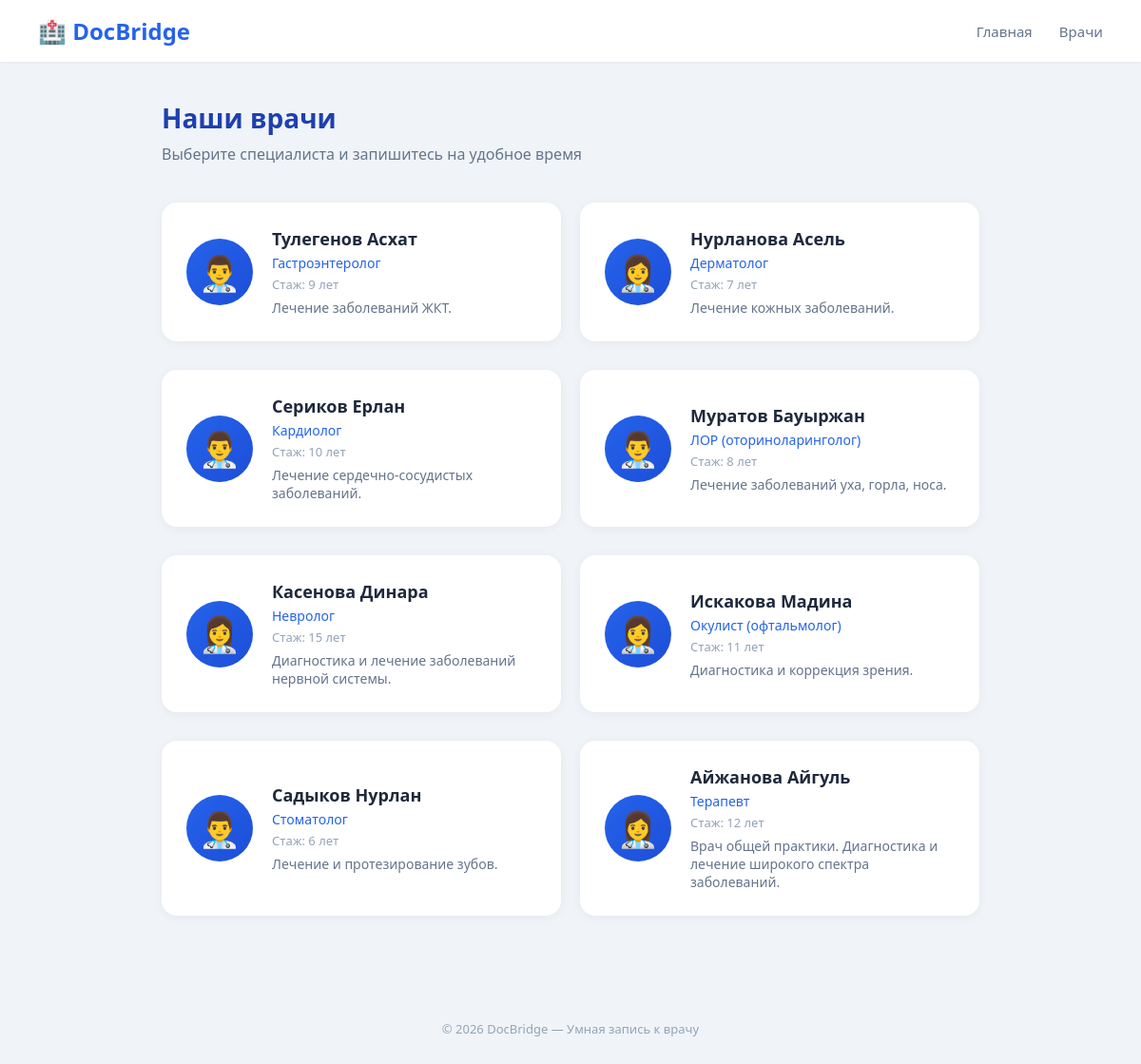
Page /doctors on the committed database.
### tables this page shows
CREATE TABLE doctors (
            id INTEGER PRIMARY KEY AUTOINCREMENT,
            name TEXT NOT NULL,
            specialization TEXT NOT NULL,
            experience_years INTEGER,
            photo_url TEXT,
            description TEXT
        );

### app.py (the view)
@app.route('/doctors')
def doctors_list():
    conn = get_db()
    cursor = conn.cursor()
    cursor.execute('SELECT * FROM doctors ORDER BY specialization')
    doctors = cursor.fetchall()
    conn.close()
    return render_template('doctors.html', doctors=doctors)

### models.py (called while the page is built)
def get_db():
    conn = sqlite3.connect(DATABASE)
    conn.row_factory = sqlite3.Row
    return conn

### templates/doctors.html (shortened to what this page needs)
{% extends "base.html" %}
{% block content %}
<h1 class="page-title">Наши врачи</h1>
<p class="page-subtitle">Выберите специалиста и запишитесь на удобное время</p>
<div class="doctors-grid">
    {% for doctor in doctors %}
    <a href="/doctor/{{ doctor.id }}" class="doctor-card">
        <div class="doctor-avatar">{{ doctor.photo_url or '👨‍⚕️' }}</div>
        <div class="doctor-info">
            <h4>{{ doctor.name }}</h4>
            <p class="spec">{{ doctor.specialization }}</p>
            <p class="exp">Стаж: {{ doctor.experience_years }} лет</p>
            {% if doctor.description %}
            <p class="desc">{{ doctor.description[:100] }}{% if doctor.description|length > 100 %}...{% endif %}</p>
            {% endif %}
        </div>
    </a>
    {% endfor %}
</div>
{% endblock %}

### templates/base.html (shortened to what this page needs)
<!DOCTYPE html>
<html lang="ru">
<head>
    <link rel="stylesheet" href="{{ url_for('static', filename='css/style.css') }}">
</head>
<body>
    <nav class="navbar">
        <a href="/" class="navbar-brand">🏥 DocBridge</a>
        <ul class="navbar-links">
            <li><a href="/">Главная</a></li>
            <li><a href="/doctors">Врачи</a></li>
        </ul>
    </nav>
    <main class="container">
        {% block content %}{% endblock %}
    </main>
    <footer class="footer">
        <p>© 2026 DocBridge — Умная запись к врачу</p>
    </footer>
</body>
</html>

### static/css/style.css (style rules this page uses)
* { margin: 0; padding: 0; box-sizing: border-box; }
body { font-family: 'Segoe UI', Tahoma, Geneva, Verdana, sans-serif; background: #f0f4f8; color: #1e293b; min-height: 100vh; }
.navbar { background: white; padding: 16px 40px; box-shadow: 0 1px 3px rgba(0,0,0,0.06); display: flex; justify-content: space-between; align-items: center; }
.navbar-brand { font-size: 24px; font-weight: 700; color: #2563eb; text-decoration: none; }
.navbar-links { display: flex; gap: 28px; list-style: none; }
.navbar-links a { text-decoration: none; color: #64748b; font-weight: 500; font-size: 15px; }
.container { max-width: 900px; margin: 0 auto; padding: 40px 20px; }
.doctor-card { background: white; border-radius: 16px; padding: 24px; margin-top: 10px; box-shadow: 0 2px 12px rgba(0,0,0,0.05); display: flex; gap: 20px; align-items: center; text-decoration: none; color: inherit; border: 2px solid transparent; transition: all 0.2s; }
.doctor-avatar { width: 70px; height: 70px; background: linear-gradient(135deg, #2563eb, #1d4ed8); border-radius: 50%; display: flex; align-items: center; justify-content: center; font-size: 36px; flex-shrink: 0; }
.doctor-info h4 { font-size: 18px; color: #1e293b; margin-bottom: 4px; }
.doctor-info .spec { color: #2563eb; font-weight: 500; font-size: 14px; }
.doctor-info .exp { color: #94a3b8; font-size: 13px; margin-top: 4px; }
.doctor-info .desc { color: #64748b; font-size: 14px; margin-top: 6px; }
.doctors-grid { display: grid; grid-template-columns: repeat(auto-fill, minmax(380px, 1fr)); gap: 20px; margin-top: 30px; }
.page-title { font-size: 28px; color: #1e40af; margin-bottom: 8px; }
.page-subtitle { color: #64748b; font-size: 16px; }
.footer { text-align: center; padding: 30px; color: #94a3b8; font-size: 13px; margin-top: 40px; }

### rows in the picture
doctors: photo_url "👨‍⚕️", name "Тулегенов Асхат", specialization "Гастроэнтеролог", experience_years "9", description "Лечение заболеваний ЖКТ."
doctors: photo_url "👩‍⚕️", name "Нурланова Асель", specialization "Дерматолог", experience_years "7", description "Лечение кожных заболеваний."
doctors: photo_url "👨‍⚕️", name "Сериков Ерлан", specialization "Кардиолог", experience_years "10", description "Лечение сердечно-сосудистых заболеваний."
doctors: photo_url "👨‍⚕️", name "Муратов Бауыржан", specialization "ЛОР (оториноларинголог)", experience_years "8", description "Лечение заболеваний уха, горла, носа."
doctors: photo_url "👩‍⚕️", name "Касенова Динара", specialization "Невролог", experience_years "15", description "Диагностика и лечение заболеваний нервной системы."
doctors: photo_url "👩‍⚕️", name "Искакова Мадина", specialization "Окулист (офтальмолог)", experience_years "11", description "Диагностика и коррекция зрения."
doctors: photo_url "👨‍⚕️", name "Садыков Нурлан", specialization "Стоматолог", experience_years "6", description "Лечение и протезирование зубов."
doctors: photo_url "👩‍⚕️", name "Айжанова Айгуль", specialization "Терапевт", experience_years "12", description "Врач общей практики. Диагностика и лечение широкого спектра заболеваний."
